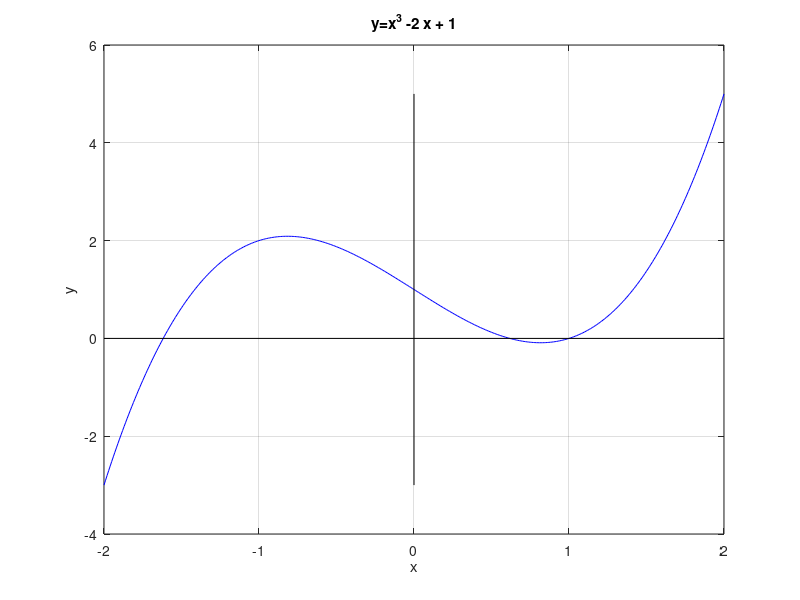

Recreate this plot in MATLAB.
% Graph of  y = x^3 -2 * x + 1

close all
x=-2:0.01:2;
y=x.^3-2*x+1;
plot(x,y,'b')
hold on
grid on

% The x axis
x = [-2, 2];
y = 0*x;
plot(x,y,'k')

% The y axis
y = [-3, 5];
x = 0*y;
plot(x,y,'k')

% labels and title
xlabel('x')
ylabel('y')
title('y=x^3 -2 x + 1')
